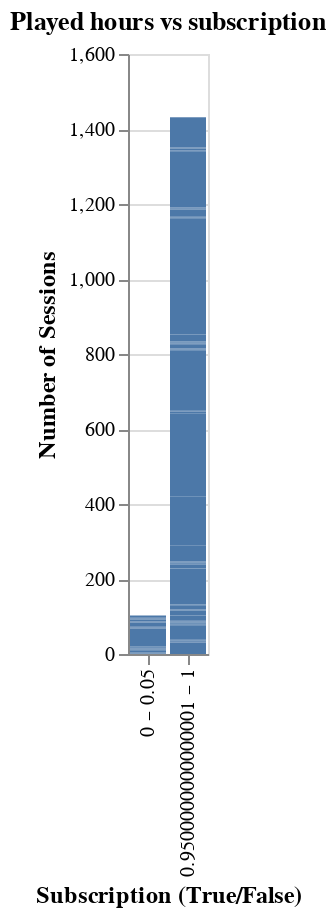

Notebook code for this chart:
### Code cell
#picturing relationship between 'number of played hours' and 'subscribe'
hour_vs_subscribe = (
    alt.Chart(players_combined, title="Played hours vs subscription").mark_bar().encode(
        x = alt.X("subscribe").title("Subscription (True/False)").bin(maxbins=20),
        y = alt.Y("number_sessions").title("Number of Sessions"),
        #color = alt.Color('experience')
    )
    .configure_axis(titleFontSize=12)
)

hour_vs_subscribe

### Figure 1 — Vega specification as saved in the notebook (floating-point values rounded to 4 significant figures)
{"$schema": "https://vega.github.io/schema/vega/v5.json", "data": [{"name": "source_0", "values": [{"bin_maxbins_20_subscribe": 0.95, "bin_maxbins_20_subscribe_range": "0.9500000000000001 – 1", "number_sessions_end": 27.0, "number_sessions_start": 0.0}, {"bin_maxbins_20_subscribe": 0.95, "bin_maxbins_20_subscribe_range": "0.9500000000000001 – 1", "number_sessions_end": 30.0, "number_sessions_start": 27.0}, {"bin_maxbins_20_subscribe": 0.0, "bin_maxbins_20_subscribe_range": "0 – 0.05", "number_sessions_end": 1.0, "number_sessions_start": 0.0}, {"bin_maxbins_20_subscribe": 0.95, "bin_maxbins_20_subscribe_range": "0.9500000000000001 – 1", "number_sessions_end": 31.0, "number_sessions_start": 30.0}, {"bin_maxbins_20_subscribe": 0.95, "bin_maxbins_20_subscribe_range": "0.9500000000000001 – 1", "number_sessions_end": 32.0, "number_sessions_start": 31.0}, {"bin_maxbins_20_subscribe": 0.0, "bin_maxbins_20_subscribe_range": "0 – 0.05", "number_sessions_end": 2.0, "number_sessions_start": 1.0}, {"bin_maxbins_20_subscribe": 0.95, "bin_maxbins_20_subscribe_range": "0.9500000000000001 – 1", "number_sessions_end": 33.0, "number_sessions_start": 32.0}, {"bin_maxbins_20_subscribe": 0.95, "bin_maxbins_20_subscribe_range": "0.9500000000000001 – 1", "number_sessions_end": 36.0, "number_sessions_start": 33.0}, {"bin_maxbins_20_subscribe": 0.95, "bin_maxbins_20_subscribe_range": "0.9500000000000001 – 1", "number_sessions_end": 37.0, "number_sessions_start": 36.0}, {"bin_maxbins_20_subscribe": 0.95, "bin_maxbins_20_subscribe_range": "0.9500000000000001 – 1", "number_sessions_end": 38.0, "number_sessions_start": 37.0}, {"bin_maxbins_20_subscribe": 0.95, "bin_maxbins_20_subscribe_range": "0.9500000000000001 – 1", "number_sessions_end": 75.0, "number_sessions_start": 38.0}, {"bin_maxbins_20_subscribe": 0.95, "bin_maxbins_20_subscribe_range": "0.9500000000000001 – 1", "number_sessions_end": 77.0, "number_sessions_start": 75.0}, {"bin_maxbins_20_subscribe": 0.95, "bin_maxbins_20_subscribe_range": "0.9500000000000001 – 1", "number_sessions_end": 79.0, "number_sessions_start": 77.0}, {"bin_maxbins_20_subscribe": 0.95, "bin_maxbins_20_subscribe_range": "0.9500000000000001 – 1", "number_sessions_end": 80.0, "number_sessions_start": 79.0}, {"bin_maxbins_20_subscribe": 0.0, "bin_maxbins_20_subscribe_range": "0 – 0.05", "number_sessions_end": 3.0, "number_sessions_start": 2.0}, {"bin_maxbins_20_subscribe": 0.95, "bin_maxbins_20_subscribe_range": "0.9500000000000001 – 1", "number_sessions_end": 82.0, "number_sessions_start": 80.0}, {"bin_maxbins_20_subscribe": 0.95, "bin_maxbins_20_subscribe_range": "0.9500000000000001 – 1", "number_sessions_end": 83.0, "number_sessions_start": 82.0}, {"bin_maxbins_20_subscribe": 0.95, "bin_maxbins_20_subscribe_range": "0.9500000000000001 – 1", "number_sessions_end": 84.0, "number_sessions_start": 83.0}, {"bin_maxbins_20_subscribe": 0.95, "bin_maxbins_20_subscribe_range": "0.9500000000000001 – 1", "number_sessions_end": 85.0, "number_sessions_start": 84.0}, {"bin_maxbins_20_subscribe": 0.0, "bin_maxbins_20_subscribe_range": "0 – 0.05", "number_sessions_end": 4.0, "number_sessions_start": 3.0}, {"bin_maxbins_20_subscribe": 0.95, "bin_maxbins_20_subscribe_range": "0.9500000000000001 – 1", "number_sessions_end": 86.0, "number_sessions_start": 85.0}, {"bin_maxbins_20_subscribe": 0.95, "bin_maxbins_20_subscribe_range": "0.9500000000000001 – 1", "number_sessions_end": 87.0, "number_sessions_start": 86.0}, {"bin_maxbins_20_subscribe": 0.95, "bin_maxbins_20_subscribe_range": "0.9500000000000001 – 1", "number_sessions_end": 89.0, "number_sessions_start": 87.0}, {"bin_maxbins_20_subscribe": 0.95, "bin_maxbins_20_subscribe_range": "0.9500000000000001 – 1", "number_sessions_end": 91.0, "number_sessions_start": 89.0}, {"bin_maxbins_20_subscribe": 0.0, "bin_maxbins_20_subscribe_range": "0 – 0.05", "number_sessions_end": 10.0, "number_sessions_start": 4.0}, {"bin_maxbins_20_subscribe": 0.95, "bin_maxbins_20_subscribe_range": "0.9500000000000001 – 1", "number_sessions_end": 103.0, "number_sessions_start": 91.0}, {"bin_maxbins_20_subscribe": 0.95, "bin_maxbins_20_subscribe_range": "0.9500000000000001 – 1", "number_sessions_end": 116.0, "number_sessions_start": 103.0}, {"bin_maxbins_20_subscribe": 0.95, "bin_maxbins_20_subscribe_range": "0.9500000000000001 – 1", "number_sessions_end": 117.0, "number_sessions_start": 116.0}, {"bin_maxbins_20_subscribe": 0.95, "bin_maxbins_20_subscribe_range": "0.9500000000000001 – 1", "number_sessions_end": 118.0, "number_sessions_start": 117.0}, {"bin_maxbins_20_subscribe": 0.95, "bin_maxbins_20_subscribe_range": "0.9500000000000001 – 1", "number_sessions_end": 119.0, "number_sessions_start": 118.0}, {"bin_maxbins_20_subscribe": 0.95, "bin_maxbins_20_subscribe_range": "0.9500000000000001 – 1", "number_sessions_end": 120.0, "number_sessions_start": 119.0}, {"bin_maxbins_20_subscribe": 0.95, "bin_maxbins_20_subscribe_range": "0.9500000000000001 – 1", "number_sessions_end": 130.0, "number_sessions_start": 120.0}, {"bin_maxbins_20_subscribe": 0.95, "bin_maxbins_20_subscribe_range": "0.9500000000000001 – 1", "number_sessions_end": 132.0, "number_sessions_start": 130.0}, {"bin_maxbins_20_subscribe": 0.95, "bin_maxbins_20_subscribe_range": "0.9500000000000001 – 1", "number_sessions_end": 133.0, "number_sessions_start": 132.0}, {"bin_maxbins_20_subscribe": 0.95, "bin_maxbins_20_subscribe_range": "0.9500000000000001 – 1", "number_sessions_end": 228.0, "number_sessions_start": 133.0}, {"bin_maxbins_20_subscribe": 0.0, "bin_maxbins_20_subscribe_range": "0 – 0.05", "number_sessions_end": 11.0, "number_sessions_start": 10.0}, {"bin_maxbins_20_subscribe": 0.95, "bin_maxbins_20_subscribe_range": "0.9500000000000001 – 1", "number_sessions_end": 229.0, "number_sessions_start": 228.0}, {"bin_maxbins_20_subscribe": 0.95, "bin_maxbins_20_subscribe_range": "0.9500000000000001 – 1", "number_sessions_end": 232.0, "number_sessions_start": 229.0}, {"bin_maxbins_20_subscribe": 0.95, "bin_maxbins_20_subscribe_range": "0.9500000000000001 – 1", "number_sessions_end": 239.0, "number_sessions_start": 232.0}, {"bin_maxbins_20_subscribe": 0.95, "bin_maxbins_20_subscribe_range": "0.9500000000000001 – 1", "number_sessions_end": 240.0, "number_sessions_start": 239.0}, {"bin_maxbins_20_subscribe": 0.95, "bin_maxbins_20_subscribe_range": "0.9500000000000001 – 1", "number_sessions_end": 242.0, "number_sessions_start": 240.0}, {"bin_maxbins_20_subscribe": 0.95, "bin_maxbins_20_subscribe_range": "0.9500000000000001 – 1", "number_sessions_end": 244.0, "number_sessions_start": 242.0}, {"bin_maxbins_20_subscribe": 0.95, "bin_maxbins_20_subscribe_range": "0.9500000000000001 – 1", "number_sessions_end": 245.0, "number_sessions_start": 244.0}, {"bin_maxbins_20_subscribe": 0.95, "bin_maxbins_20_subscribe_range": "0.9500000000000001 – 1", "number_sessions_end": 246.0, "number_sessions_start": 245.0}, {"bin_maxbins_20_subscribe": 0.95, "bin_maxbins_20_subscribe_range": "0.9500000000000001 – 1", "number_sessions_end": 247.0, "number_sessions_start": 246.0}, {"bin_maxbins_20_subscribe": 0.0, "bin_maxbins_20_subscribe_range": "0 – 0.05", "number_sessions_end": 12.0, "number_sessions_start": 11.0}, {"bin_maxbins_20_subscribe": 0.95, "bin_maxbins_20_subscribe_range": "0.9500000000000001 – 1", "number_sessions_end": 288.0, "number_sessions_start": 247.0}, {"bin_maxbins_20_subscribe": 0.95, "bin_maxbins_20_subscribe_range": "0.9500000000000001 – 1", "number_sessions_end": 289.0, "number_sessions_start": 288.0}, {"bin_maxbins_20_subscribe": 0.95, "bin_maxbins_20_subscribe_range": "0.9500000000000001 – 1", "number_sessions_end": 291.0, "number_sessions_start": 289.0}, {"bin_maxbins_20_subscribe": 0.95, "bin_maxbins_20_subscribe_range": "0.9500000000000001 – 1", "number_sessions_end": 421.0, "number_sessions_start": 291.0}, {"bin_maxbins_20_subscribe": 0.95, "bin_maxbins_20_subscribe_range": "0.9500000000000001 – 1", "number_sessions_end": 640.0, "number_sessions_start": 421.0}, {"bin_maxbins_20_subscribe": 0.95, "bin_maxbins_20_subscribe_range": "0.9500000000000001 – 1", "number_sessions_end": 642.0, "number_sessions_start": 640.0}, {"bin_maxbins_20_subscribe": 0.95, "bin_maxbins_20_subscribe_range": "0.9500000000000001 – 1", "number_sessions_end": 646.0, "number_sessions_start": 642.0}, {"bin_maxbins_20_subscribe": 0.95, "bin_maxbins_20_subscribe_range": "0.9500000000000001 – 1", "number_sessions_end": 647.0, "number_sessions_start": 646.0}, {"bin_maxbins_20_subscribe": 0.95, "bin_maxbins_20_subscribe_range": "0.9500000000000001 – 1", "number_sessions_end": 648.0, "number_sessions_start": 647.0}, {"bin_maxbins_20_subscribe": 0.95, "bin_maxbins_20_subscribe_range": "0.9500000000000001 – 1", "number_sessions_end": 650.0, "number_sessions_start": 648.0}, {"bin_maxbins_20_subscribe": 0.0, "bin_maxbins_20_subscribe_range": "0 – 0.05", "number_sessions_end": 13.0, "number_sessions_start": 12.0}, {"bin_maxbins_20_subscribe": 0.95, "bin_maxbins_20_subscribe_range": "0.9500000000000001 – 1", "number_sessions_end": 651.0, "number_sessions_start": 650.0}, {"bin_maxbins_20_subscribe": 0.95, "bin_maxbins_20_subscribe_range": "0.9500000000000001 – 1", "number_sessions_end": 810.0, "number_sessions_start": 651.0}, {"bin_maxbins_20_subscribe": 0.95, "bin_maxbins_20_subscribe_range": "0.9500000000000001 – 1", "number_sessions_end": 811.0, "number_sessions_start": 810.0}, {"bin_maxbins_20_subscribe": 0.95, "bin_maxbins_20_subscribe_range": "0.9500000000000001 – 1", "number_sessions_end": 812.0, "number_sessions_start": 811.0}, {"bin_maxbins_20_subscribe": 0.95, "bin_maxbins_20_subscribe_range": "0.9500000000000001 – 1", "number_sessions_end": 813.0, "number_sessions_start": 812.0}, {"bin_maxbins_20_subscribe": 0.95, "bin_maxbins_20_subscribe_range": "0.9500000000000001 – 1", "number_sessions_end": 814.0, "number_sessions_start": 813.0}, {"bin_maxbins_20_subscribe": 0.0, "bin_maxbins_20_subscribe_range": "0 – 0.05", "number_sessions_end": 14.0, "number_sessions_start": 13.0}, {"bin_maxbins_20_subscribe": 0.95, "bin_maxbins_20_subscribe_range": "0.9500000000000001 – 1", "number_sessions_end": 815.0, "number_sessions_start": 814.0}, {"bin_maxbins_20_subscribe": 0.95, "bin_maxbins_20_subscribe_range": "0.9500000000000001 – 1", "number_sessions_end": 816.0, "number_sessions_start": 815.0}, {"bin_maxbins_20_subscribe": 0.95, "bin_maxbins_20_subscribe_range": "0.9500000000000001 – 1", "number_sessions_end": 824.0, "number_sessions_start": 816.0}, {"bin_maxbins_20_subscribe": 0.0, "bin_maxbins_20_subscribe_range": "0 – 0.05", "number_sessions_end": 15.0, "number_sessions_start": 14.0}, {"bin_maxbins_20_subscribe": 0.0, "bin_maxbins_20_subscribe_range": "0 – 0.05", "number_sessions_end": 18.0, "number_sessions_start": 15.0}, {"bin_maxbins_20_subscribe": 0.95, "bin_maxbins_20_subscribe_range": "0.9500000000000001 – 1", "number_sessions_end": 825.0, "number_sessions_start": 824.0}, {"bin_maxbins_20_subscribe": 0.95, "bin_maxbins_20_subscribe_range": "0.9500000000000001 – 1", "number_sessions_end": 828.0, "number_sessions_start": 825.0}, {"bin_maxbins_20_subscribe": 0.95, "bin_maxbins_20_subscribe_range": "0.9500000000000001 – 1", "number_sessions_end": 829.0, "number_sessions_start": 828.0}, {"bin_maxbins_20_subscribe": 0.0, "bin_maxbins_20_subscribe_range": "0 – 0.05", "number_sessions_end": 19.0, "number_sessions_start": 18.0}, {"bin_maxbins_20_subscribe": 0.95, "bin_maxbins_20_subscribe_range": "0.9500000000000001 – 1", "number_sessions_end": 831.0, "number_sessions_start": 829.0}, {"bin_maxbins_20_subscribe": 0.95, "bin_maxbins_20_subscribe_range": "0.9500000000000001 – 1", "number_sessions_end": 832.0, "number_sessions_start": 831.0}, {"bin_maxbins_20_subscribe": 0.95, "bin_maxbins_20_subscribe_range": "0.9500000000000001 – 1", "number_sessions_end": 833.0, "number_sessions_start": 832.0}, {"bin_maxbins_20_subscribe": 0.95, "bin_maxbins_20_subscribe_range": "0.9500000000000001 – 1", "number_sessions_end": 834.0, "number_sessions_start": 833.0}, {"bin_maxbins_20_subscribe": 0.0, "bin_maxbins_20_subscribe_range": "0 – 0.05", "number_sessions_end": 20.0, "number_sessions_start": 19.0}, {"bin_maxbins_20_subscribe": 0.0, "bin_maxbins_20_subscribe_range": "0 – 0.05", "number_sessions_end": 67.0, "number_sessions_start": 20.0}, {"bin_maxbins_20_subscribe": 0.95, "bin_maxbins_20_subscribe_range": "0.9500000000000001 – 1", "number_sessions_end": 835.0, "number_sessions_start": 834.0}, {"bin_maxbins_20_subscribe": 0.95, "bin_maxbins_20_subscribe_range": "0.9500000000000001 – 1", "number_sessions_end": 851.0, "number_sessions_start": 835.0}, {"bin_maxbins_20_subscribe": 0.95, "bin_maxbins_20_subscribe_range": "0.9500000000000001 – 1", "number_sessions_end": 852.0, "number_sessions_start": 851.0}, {"bin_maxbins_20_subscribe": 0.95, "bin_maxbins_20_subscribe_range": "0.9500000000000001 – 1", "number_sessions_end": 1162.0, "number_sessions_start": 852.0}, {"bin_maxbins_20_subscribe": 0.0, "bin_maxbins_20_subscribe_range": "0 – 0.05", "number_sessions_end": 68.0, "number_sessions_start": 67.0}, {"bin_maxbins_20_subscribe": 0.95, "bin_maxbins_20_subscribe_range": "0.9500000000000001 – 1", "number_sessions_end": 1163.0, "number_sessions_start": 1162.0}, {"bin_maxbins_20_subscribe": 0.95, "bin_maxbins_20_subscribe_range": "0.9500000000000001 – 1", "number_sessions_end": 1164.0, "number_sessions_start": 1163.0}, {"bin_maxbins_20_subscribe": 0.0, "bin_maxbins_20_subscribe_range": "0 – 0.05", "number_sessions_end": 69.0, "number_sessions_start": 68.0}, {"bin_maxbins_20_subscribe": 0.95, "bin_maxbins_20_subscribe_range": "0.9500000000000001 – 1", "number_sessions_end": 1165.0, "number_sessions_start": 1164.0}, {"bin_maxbins_20_subscribe": 0.95, "bin_maxbins_20_subscribe_range": "0.9500000000000001 – 1", "number_sessions_end": 1166.0, "number_sessions_start": 1165.0}, {"bin_maxbins_20_subscribe": 0.95, "bin_maxbins_20_subscribe_range": "0.9500000000000001 – 1", "number_sessions_end": 1184.0, "number_sessions_start": 1166.0}, {"bin_maxbins_20_subscribe": 0.0, "bin_maxbins_20_subscribe_range": "0 – 0.05", "number_sessions_end": 70.0, "number_sessions_start": 69.0}, {"bin_maxbins_20_subscribe": 0.0, "bin_maxbins_20_subscribe_range": "0 – 0.05", "number_sessions_end": 71.0, "number_sessions_start": 70.0}, {"bin_maxbins_20_subscribe": 0.95, "bin_maxbins_20_subscribe_range": "0.9500000000000001 – 1", "number_sessions_end": 1185.0, "number_sessions_start": 1184.0}, {"bin_maxbins_20_subscribe": 0.95, "bin_maxbins_20_subscribe_range": "0.9500000000000001 – 1", "number_sessions_end": 1186.0, "number_sessions_start": 1185.0}, {"bin_maxbins_20_subscribe": 0.95, "bin_maxbins_20_subscribe_range": "0.9500000000000001 – 1", "number_sessions_end": 1187.0, "number_sessions_start": 1186.0}, {"bin_maxbins_20_subscribe": 0.95, "bin_maxbins_20_subscribe_range": "0.9500000000000001 – 1", "number_sessions_end": 1188.0, "number_sessions_start": 1187.0}, {"bin_maxbins_20_subscribe": 0.95, "bin_maxbins_20_subscribe_range": "0.9500000000000001 – 1", "number_sessions_end": 1190.0, "number_sessions_start": 1188.0}, {"bin_maxbins_20_subscribe": 0.95, "bin_maxbins_20_subscribe_range": "0.9500000000000001 – 1", "number_sessions_end": 1191.0, "number_sessions_start": 1190.0}, {"bin_maxbins_20_subscribe": 0.95, "bin_maxbins_20_subscribe_range": "0.9500000000000001 – 1", "number_sessions_end": 1192.0, "number_sessions_start": 1191.0}, {"bin_maxbins_20_subscribe": 0.95, "bin_maxbins_20_subscribe_range": "0.9500000000000001 – 1", "number_sessions_end": 1339.0, "number_sessions_start": 1192.0}, {"bin_maxbins_20_subscribe": 0.95, "bin_maxbins_20_subscribe_range": "0.9500000000000001 – 1", "number_sessions_end": 1341.0, "number_sessions_start": 1339.0}, {"bin_maxbins_20_subscribe": 0.95, "bin_maxbins_20_subscribe_range": "0.9500000000000001 – 1", "number_sessions_end": 1342.0, "number_sessions_start": 1341.0}, {"bin_maxbins_20_subscribe": 0.95, "bin_maxbins_20_subscribe_range": "0.9500000000000001 – 1", "number_sessions_end": 1343.0, "number_sessions_start": 1342.0}, {"bin_maxbins_20_subscribe": 0.0, "bin_maxbins_20_subscribe_range": "0 – 0.05", "number_sessions_end": 73.0, "number_sessions_start": 71.0}, {"bin_maxbins_20_subscribe": 0.0, "bin_maxbins_20_subscribe_range": "0 – 0.05", "number_sessions_end": 84.0, "number_sessions_start": 73.0}, {"bin_maxbins_20_subscribe": 0.95, "bin_maxbins_20_subscribe_range": "0.9500000000000001 – 1", "number_sessions_end": 1344.0, "number_sessions_start": 1343.0}, {"bin_maxbins_20_subscribe": 0.0, "bin_maxbins_20_subscribe_range": "0 – 0.05", "number_sessions_end": 85.0, "number_sessions_start": 84.0}, {"bin_maxbins_20_subscribe": 0.0, "bin_maxbins_20_subscribe_range": "0 – 0.05", "number_sessions_end": 86.0, "number_sessions_start": 85.0}, {"bin_maxbins_20_subscribe": 0.0, "bin_maxbins_20_subscribe_range": "0 – 0.05", "number_sessions_end": 87.0, "number_sessions_start": 86.0}, {"bin_maxbins_20_subscribe": 0.0, "bin_maxbins_20_subscribe_range": "0 – 0.05", "number_sessions_end": 88.0, "number_sessions_start": 87.0}, {"bin_maxbins_20_subscribe": 0.95, "bin_maxbins_20_subscribe_range": "0.9500000000000001 – 1", "number_sessions_end": 1348.0, "number_sessions_start": 1344.0}, {"bin_maxbins_20_subscribe": 0.0, "bin_maxbins_20_subscribe_range": "0 – 0.05", "number_sessions_end": 91.0, "number_sessions_start": 88.0}, {"bin_maxbins_20_subscribe": 0.95, "bin_maxbins_20_subscribe_range": "0.9500000000000001 – 1", "number_sessions_end": 1349.0, "number_sessions_start": 1348.0}, {"bin_maxbins_20_subscribe": 0.95, "bin_maxbins_20_subscribe_range": "0.9500000000000001 – 1", "number_sessions_end": 1350.0, "number_sessions_start": 1349.0}, {"bin_maxbins_20_subscribe": 0.0, "bin_maxbins_20_subscribe_range": "0 – 0.05", "number_sessions_end": 92.0, "number_sessions_start": 91.0}, {"bin_maxbins_20_subscribe": 0.95, "bin_maxbins_20_subscribe_range": "0.9500000000000001 – 1", "number_sessions_end": 1351.0, "number_sessions_start": 1350.0}, {"bin_maxbins_20_subscribe": 0.0, "bin_maxbins_20_subscribe_range": "0 – 0.05", "number_sessions_end": 93.0, "number_sessions_start": 92.0}, {"bin_maxbins_20_subscribe": 0.95, "bin_maxbins_20_subscribe_range": "0.9500000000000001 – 1", "number_sessions_end": 1430.0, "number_sessions_start": 1351.0}, {"bin_maxbins_20_subscribe": 0.0, "bin_maxbins_20_subscribe_range": "0 – 0.05", "number_sessions_end": 94.0, "number_sessions_start": 93.0}, {"bin_maxbins_20_subscribe": 0.0, "bin_maxbins_20_subscribe_range": "0 – 0.05", "number_sessions_end": 95.0, "number_sessions_start": 94.0}, {"bin_maxbins_20_subscribe": 0.95, "bin_maxbins_20_subscribe_range": "0.9500000000000001 – 1", "number_sessions_end": 1431.0, "number_sessions_start": 1430.0}, {"bin_maxbins_20_subscribe": 0.0, "bin_maxbins_20_subscribe_range": "0 – 0.05", "number_sessions_end": 96.0, "number_sessions_start": 95.0}, {"bin_maxbins_20_subscribe": 0.0, "bin_maxbins_20_subscribe_range": "0 – 0.05", "number_sessions_end": 97.0, "number_sessions_start": 96.0}, {"bin_maxbins_20_subscribe": 0.0, "bin_maxbins_20_subscribe_range": "0 – 0.05", "number_sessions_end": 103.0, "number_sessions_start": 97.0}, {"bin_maxbins_20_subscribe": 0.95, "bin_maxbins_20_subscribe_range": "0.9500000000000001 – 1", "number_sessions_end": 1432.0, "number_sessions_start": 1431.0}]}, {"name": "source_0_x_domain_bin_maxbins_20_subscribe_range", "values": [{"bin_maxbins_20_subscribe_range": "0.9500000000000001 – 1", "sort_field": 0.95}, {"bin_maxbins_20_subscribe_range": "0 – 0.05", "sort_field": 0.0}]}], "signals": [{"name": "x_step", "value": 20}, {"name": "width", "update": "bandspace(domain('x').length, 0.1, 0.05) * x_step"}], "marks": [{"type": "rect", "name": "marks", "from": {"data": "source_0"}, "encode": {"update": {"y": {"field": "number_sessions_end", "scale": "y"}, "y2": {"field": "number_sessions_start", "scale": "y"}, "x": {"field": "bin_maxbins_20_subscribe_range", "scale": "x"}, "fill": {"value": "#4c78a8"}, "width": {"signal": "max(0.25, bandwidth('x'))"}}}, "style": ["bar"]}], "scales": [{"name": "x", "type": "band", "domain": {"data": "source_0_x_domain_bin_maxbins_20_subscribe_range", "field": "bin_maxbins_20_subscribe_range", "sort": {"op": "max", "field": "sort_field"}}, "range": {"step": {"signal": "x_step"}}, "paddingInner": 0.1, "paddingOuter": 0.05}, {"name": "y", "type": "linear", "domain": {"data": "source_0", "fields": ["number_sessions_start", "number_sessions_end"]}, "range": [{"signal": "height"}, 0], "nice": true, "zero": true}], "axes": [{"scale": "y", "zindex": 0, "aria": false, "grid": true, "tickCount": {"signal": "ceil(height/40)"}, "orient": "left", "ticks": false, "minExtent": 0, "domain": false, "maxExtent": 0, "gridScale": "x", "labels": false}, {"scale": "x", "labelAlign": "right", "labelAngle": 270, "labelBaseline": "middle", "zindex": 0, "orient": "bottom", "grid": false, "title": "Subscription (True/False)"}, {"scale": "y", "labelOverlap": true, "title": "Number of Sessions", "tickCount": {"signal": "ceil(height/40)"}, "zindex": 0, "orient": "left", "grid": false}], "title": {"text": "Played hours vs subscription", "frame": "group"}, "config": {"axis": {"titleFontSize": 12}}, "background": "white", "height": 300, "padding": 5, "style": "cell"}
